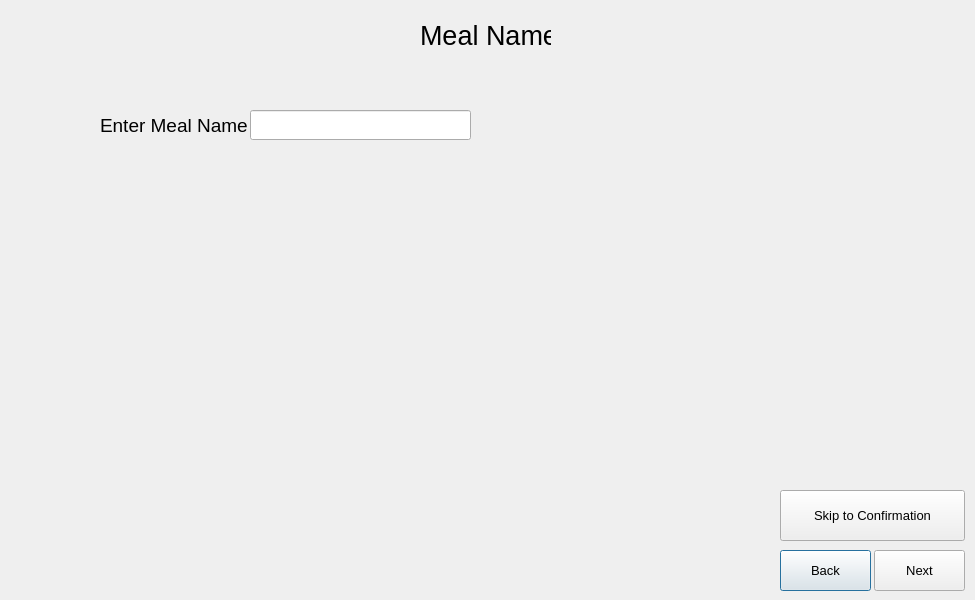
<?xml version="1.0" encoding="UTF-8"?>
<ui version="4.0">
 <class>getting_meal_name</class>
 <widget class="QDialog" name="getting_meal_name">
  <property name="geometry">
   <rect>
    <x>0</x>
    <y>0</y>
    <width>975</width>
    <height>600</height>
   </rect>
  </property>
  <property name="windowTitle">
   <string>Getting Meal Name</string>
  </property>
  <widget class="QPushButton" name="pushButton_2">
   <property name="geometry">
    <rect>
     <x>780</x>
     <y>550</y>
     <width>91</width>
     <height>41</height>
    </rect>
   </property>
   <property name="font">
    <font>
     <pointsize>10</pointsize>
    </font>
   </property>
   <property name="text">
    <string>Back</string>
   </property>
  </widget>
  <widget class="QPushButton" name="btn_next">
   <property name="geometry">
    <rect>
     <x>874</x>
     <y>550</y>
     <width>91</width>
     <height>41</height>
    </rect>
   </property>
   <property name="font">
    <font>
     <pointsize>10</pointsize>
    </font>
   </property>
   <property name="text">
    <string>Next</string>
   </property>
  </widget>
  <widget class="QLabel" name="lbl_meal_name">
   <property name="geometry">
    <rect>
     <x>420</x>
     <y>10</y>
     <width>131</width>
     <height>51</height>
    </rect>
   </property>
   <property name="font">
    <font>
     <family>MS Shell Dlg 2</family>
     <pointsize>20</pointsize>
     <weight>50</weight>
     <bold>false</bold>
    </font>
   </property>
   <property name="text">
    <string>Meal Name</string>
   </property>
  </widget>
  <widget class="QLabel" name="lbl_enter_meal_name">
   <property name="geometry">
    <rect>
     <x>100</x>
     <y>100</y>
     <width>151</width>
     <height>51</height>
    </rect>
   </property>
   <property name="font">
    <font>
     <pointsize>14</pointsize>
    </font>
   </property>
   <property name="text">
    <string>Enter Meal Name </string>
   </property>
  </widget>
  <widget class="QLineEdit" name="txt_meal_name">
   <property name="geometry">
    <rect>
     <x>250</x>
     <y>110</y>
     <width>221</width>
     <height>30</height>
    </rect>
   </property>
   <property name="font">
    <font>
     <pointsize>12</pointsize>
    </font>
   </property>
   <property name="maxLength">
    <number>25</number>
   </property>
  </widget>
  <widget class="QPushButton" name="btn_skip_to_confirmation">
   <property name="geometry">
    <rect>
     <x>780</x>
     <y>490</y>
     <width>185</width>
     <height>51</height>
    </rect>
   </property>
   <property name="font">
    <font>
     <pointsize>10</pointsize>
    </font>
   </property>
   <property name="text">
    <string>Skip to Confirmation</string>
   </property>
  </widget>
 </widget>
 <resources/>
 <connections/>
</ui>
